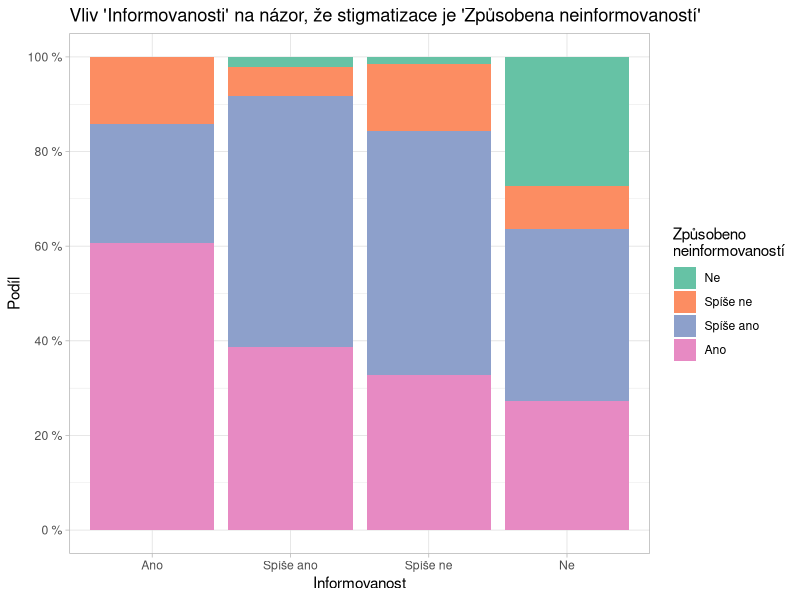
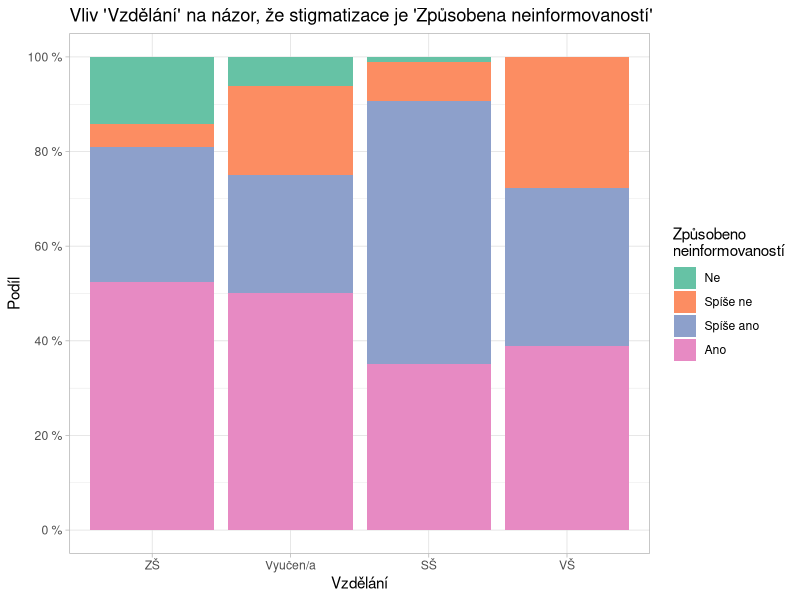
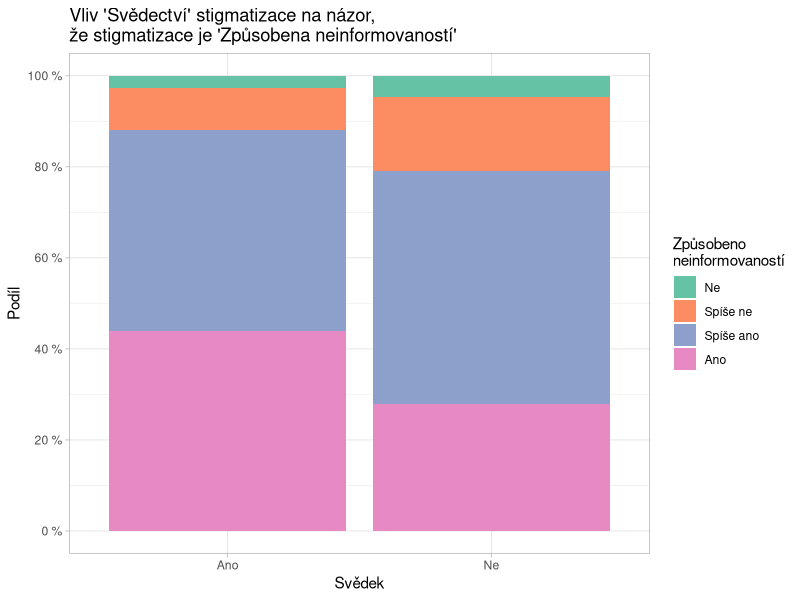
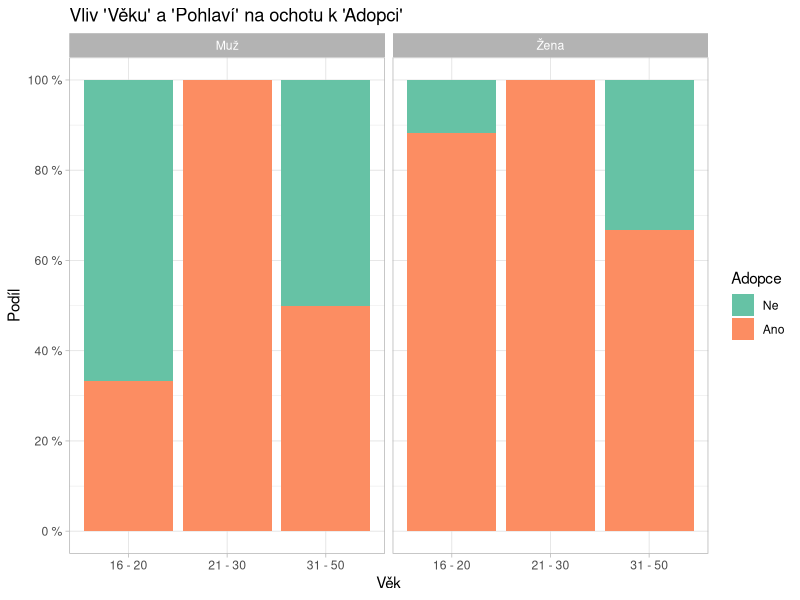
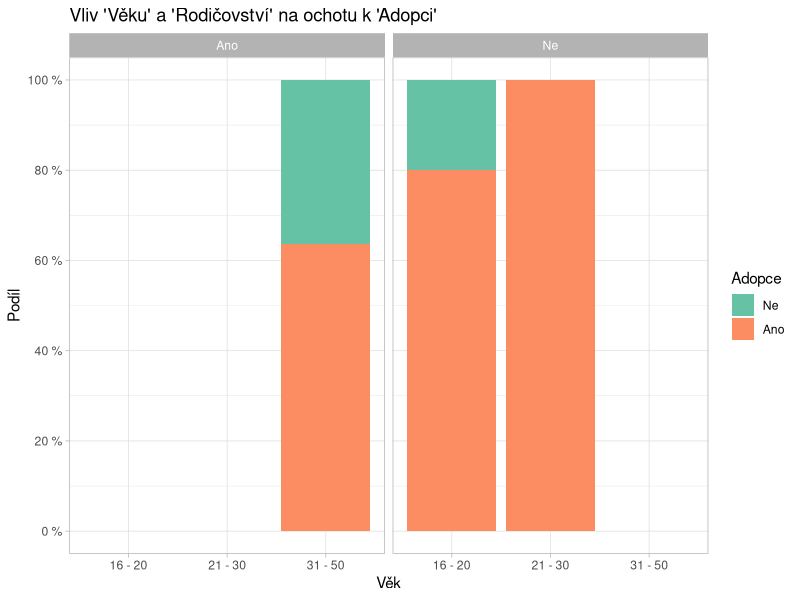
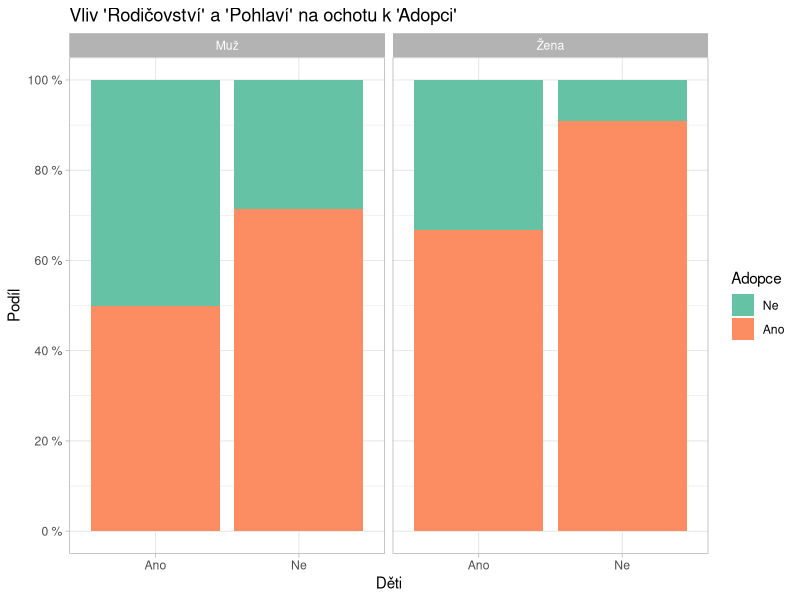
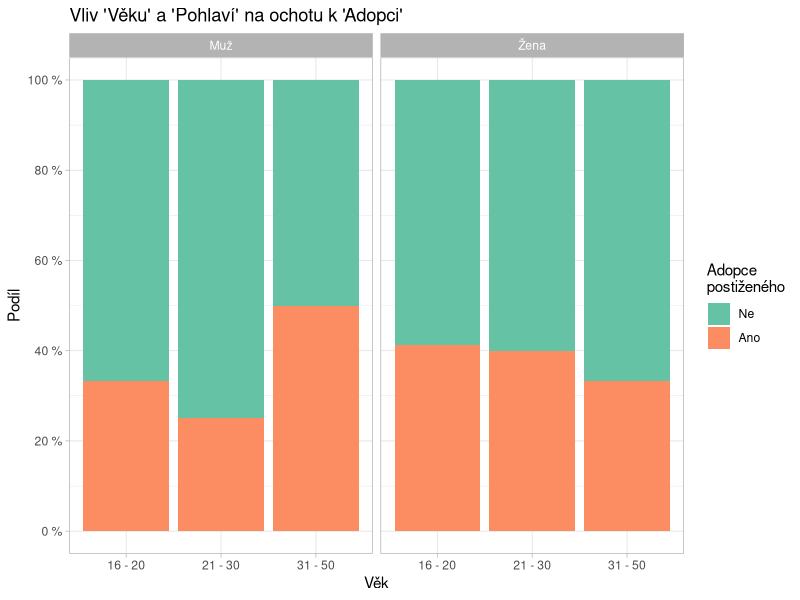
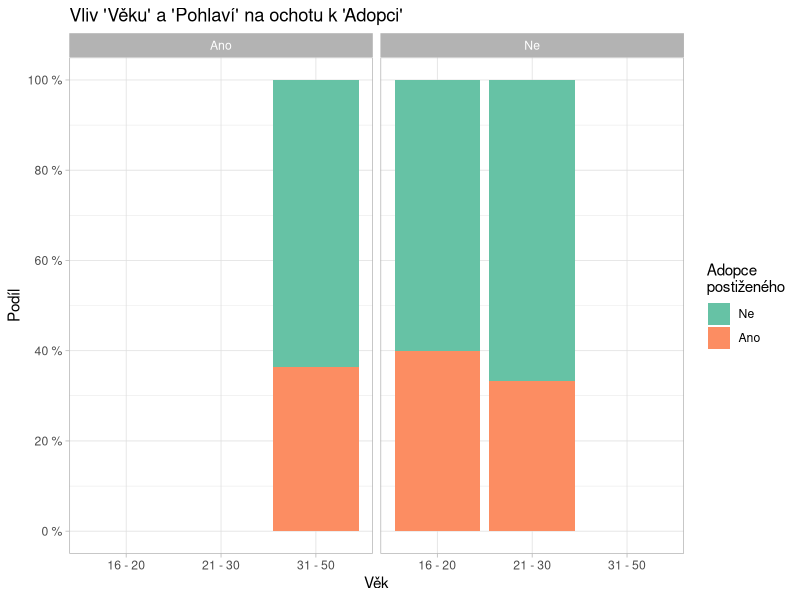

Write R code to recreate these figures, in order.
## ---- chunk 1
knitr::opts_chunk$set(echo = FALSE)

# encoding: UTF-8
# 'knitnout' = Ctrl + Shift + K


## ---- chunk 2
rm(list = ls())
prejmenuj = function(data, pozice, nazvy) {
  names(data)[pozice] = nazvy
  data
}

## ---- chunk 3
## Aktivace packagí
library(readxl)
library(forcats)
library(dplyr)
library(tidyr)


## Načtení a úprava dat do objektu 'df'
df2 = read_xlsx("data2.xlsx") %>%
  select(4, 10, 5:7) %>%
  prejmenuj(1:5, c("Vzdělání", "Informovanost", "Svědek", "Způsobeno\nneinformovaností", "Důležitý problém"))%>%
  mutate(
    Vzdělání =
      recode(
        Vzdělání,
        `Odborné učiliště s výučním listem` = "Vyučen/a", `Střední škola s maturitou` = "SŠ",
        `Vysoká škola (bakalářské studium)` = "VŠ", `Vysoká škola (magisterské studium)` = "VŠ",
        `Vyšší odborné vzdělání` = "SŠ", `Základní škola` = "ZŠ") %>%
      factor(levels = c("ZŠ", "Vyučen/a", "SŠ", "VŠ")),
    Informovanost = factor(Informovanost, levels = c("Ano", "Spíše ano", "Spíše ne", "Ne")),
    `Způsobeno\nneinformovaností` = 
      factor(`Způsobeno\nneinformovaností`, 
             levels = c("Ano", "Spíše ano", "Spíše ne", "Ne")) %>% fct_rev(),
    across(.cols = everything(), ~factor(.x))
    )

## ---- chunk 4
## Aktivace package pro tvorbu grafů (ano, chci, abyste si na to přišli sami...)
library(ggplot2)


## Vykreslení prvního barchartu dle vzoru:
## Vliv 'Informovanosti' na názor, že stigmatizace je 'Způsobena neinformovaností'
df2 %>% 
  ggplot() +
  aes(x = Informovanost, fill = `Způsobeno\nneinformovaností`) +
  geom_bar(position = position_fill()) +
  labs(title = "Vliv 'Informovanosti' na názor, že stigmatizace je 'Způsobena neinformovaností'", y = "Podíl") +
  scale_y_continuous(breaks = seq(0, 1, 0.2), labels = function(x) paste(100 * x, "%")) +
  scale_fill_brewer( palette = "Set2") +
  theme_light()

## ---- chunk 5

## Vykreslení druhého barchartu dle vzoru:
## Vliv 'Vzdělání' na názor, že stigmatizace je 'Způsobena neinformovaností'
df2 %>% 
  ggplot() +
  aes(x = Vzdělání, fill = `Způsobeno\nneinformovaností`) +
  geom_bar(position = position_fill()) +
  labs(title = "Vliv 'Vzdělání' na názor, že stigmatizace je 'Způsobena neinformovaností'", y = "Podíl") +
  scale_y_continuous(breaks = seq(0, 1, 0.2), labels = function(x) paste(100 * x, "%")) +
  scale_fill_brewer( palette = "Set2") +
  theme_light() 

## ---- chunk 6
## Vykreslení třetího barchartu dle vzoru:
## Vliv 'Svědectví' stigmatizace na názor, že stigmatizace je 'Způsobena neinformovaností'
df2 %>% 
  ggplot() +
  aes(x = Svědek, fill = `Způsobeno\nneinformovaností`) +
  geom_bar(position = position_fill()) +
  labs(title = "Vliv 'Svědectví' stigmatizace na názor,\nže stigmatizace je 'Způsobena neinformovaností'", y = "Podíl") +
  scale_y_continuous(breaks = seq(0, 1, 0.2), labels = function(x) paste(100 * x, "%")) +
  scale_fill_brewer( palette = "Set2") +
  theme_light() 

## ---- chunk 7
## data1
df1 = read_xlsx("data1.xlsx") %>%
  select(3, 4, 6, 10, 13) %>%
  prejmenuj(1:5, c("Pohlaví", "Věk", "Děti", "Adopce", "Adopce postiženého")) %>%
  mutate(
    Věk = recode(Věk, `10 - 15` = "16 - 20", `51 a více` = "31 - 50" ),
    across(.cols = everything(), ~factor(.x)),
    Adopce = fct_rev(Adopce),
    `Adopce postiženého` = fct_rev(`Adopce postiženého`))



## data1
df1l = read_xlsx("data1.xlsx") %>%
  select(3, 4, 6, 10, 13) %>%
  prejmenuj(1:5, c("Pohlaví", "Věk", "Děti", "Prostá", "Postiženého")) %>%
  mutate(
    Věk = recode(Věk, `10 - 15` = "16 - 20", `51 a více` = "31 - 50" ),
    across(.cols = everything(), ~factor(.x))) %>% 
  pivot_longer(cols = 4:5, names_to = "Adopce", values_to = "Odpověď") %>% 
  mutate(Odpověď = fct_rev(Odpověď))



## ---- chunk 8
df1 %>% 
  ggplot() +
  aes(x = Věk, fill = Adopce) +
  facet_grid(cols = vars(Pohlaví)) +
  geom_bar(position = position_fill()) +
  labs(title = "Vliv 'Věku' a 'Pohlaví' na ochotu k 'Adopci'", y = "Podíl") +
  scale_y_continuous(breaks = seq(0, 1, 0.2), labels = function(x) paste(100 * x, "%")) +
  scale_fill_brewer(palette = "Set2") +
  theme_light() 

## ---- chunk 9
df1 %>% 
  ggplot() +
  aes(x = Věk, fill = Adopce) +
  facet_grid(cols = vars(Děti)) +
  geom_bar(position = position_fill()) +
  labs(title = "Vliv 'Věku' a 'Rodičovství' na ochotu k 'Adopci'", y = "Podíl") +
  scale_y_continuous(breaks = seq(0, 1, 0.2), labels = function(x) paste(100 * x, "%")) +
  scale_fill_brewer( palette = "Set2") +
  theme_light() 

## ---- chunk 10
df1 %>% 
  ggplot() +
  aes(x = Děti, fill = Adopce) +
  facet_grid(cols = vars(Pohlaví)) +
  geom_bar(position = position_fill()) +
  labs(title = "Vliv 'Rodičovství' a 'Pohlaví' na ochotu k 'Adopci'", y = "Podíl") +
  scale_y_continuous(breaks = seq(0, 1, 0.2), labels = function(x) paste(100 * x, "%")) +
  scale_fill_brewer( palette = "Set2") +
  theme_light() 

## ---- chunk 11
df1 %>% 
  ggplot() +
  aes(x = Věk, fill = `Adopce postiženého`) +
  facet_grid(cols = vars(Pohlaví)) +
  geom_bar(position = position_fill()) +
  labs(title = "Vliv 'Věku' a 'Pohlaví' na ochotu k 'Adopci'", y = "Podíl") +
  scale_y_continuous(breaks = seq(0, 1, 0.2), labels = function(x) paste(100 * x, "%")) +
  scale_fill_brewer("Adopce\npostiženého", palette = "Set2") +
  theme_light() 

## ---- chunk 12
df1 %>% 
  ggplot() +
  aes(x = Věk, fill = `Adopce postiženého`) +
  facet_grid(cols = vars(Děti)) +
  geom_bar(position = position_fill()) +
  labs(title = "Vliv 'Věku' a 'Pohlaví' na ochotu k 'Adopci'", y = "Podíl") +
  scale_y_continuous(breaks = seq(0, 1, 0.2), labels = function(x) paste(100 * x, "%")) +
  scale_fill_brewer("Adopce\npostiženého", palette = "Set2") +
  theme_light() 

## ---- chunk 13
df1 %>% 
  ggplot() +
  aes(x = Děti, fill = `Adopce postiženého`) +
  facet_grid(cols = vars(Pohlaví)) +
  geom_bar(position = position_fill()) +
  labs(title = "Vliv 'Věku' a 'Pohlaví' na ochotu k 'Adopci'", y = "Podíl") +
  scale_y_continuous(breaks = seq(0, 1, 0.2), labels = function(x) paste(100 * x, "%")) +
  scale_fill_brewer("Adopce\npostiženého", palette = "Set2") +
  theme_light() 

## ---- chunk 14
df1l %>% 
  ggplot() +
  aes(x = Adopce, fill = Odpověď) +
   facet_grid(rows = vars(Pohlaví), cols = vars(Věk)) +
  geom_bar(position = position_fill()) +
  labs(title = "Akceptování podle typu 'Adopce', 'Věku' a 'Pohlaví'", y = "Podíl") +
  scale_y_continuous(breaks = seq(0, 1, 0.2), labels = function(x) paste(100 * x, "%")) +
  scale_fill_brewer(palette = "Set2") +
  theme_light() 

## ---- chunk 15
df1l %>% 
  ggplot() +
  aes(x = Děti, fill = Odpověď) +
   facet_grid(rows = vars(Pohlaví), cols = vars(Adopce)) +
  geom_bar(position = position_fill()) +
  labs(title = "Akceptování podle typu 'Adopce', 'Rodičovství' a 'Pohlaví'", y = "Podíl") +
  scale_y_continuous(breaks = seq(0, 1, 0.2), labels = function(x) paste(100 * x, "%")) +
  scale_fill_brewer(palette = "Set2") +
  theme_light() 

## ---- chunk 16
library(tibble)
library(readr)
library(tidyr)

## data3
df3 = read_csv("data3.csv") %>%
  select(2:6, 8) %>%
  prejmenuj(1:6, c("Věk", "Pohlaví", "Vzdělání", "Ví", "Co", "Prevence")) %>%
  rowid_to_column("ID") %>%
  separate(Co, into = paste0("pol", 1:4), sep = ";") %>%
  pivot_longer(6:9, values_to = "Uvedeno") %>%
  select(-name) %>%
  filter(!is.na(Uvedeno))

## ---- chunk 17
library(stringr)

df3 %>% select(ID, Prevence) %>% unique() %>% 
  mutate(Prevence = str_to_title(Prevence) %>% factor()) %>% 
  ggplot() +
  aes(x = Prevence, fill = Prevence) +
  geom_bar() +
  labs(title = "Má, podle názoru respondenta, stát nástroje na prevenci syndromu vyhoření?", y = "Počet uvedení", x = "") +
  guides(fill = "none") +
  theme_minimal()

## ---- chunk 18
df3 %>%
  ggplot() +
  aes(x = Uvedeno, fill = Uvedeno) +
  geom_bar() +
  labs(title = "Jak často jednotlivé aspekty syndromu vyhoření respondenti uváděli", y = "Počet uvedení", x = "") +
  guides(fill = "none") +
  theme_minimal()
